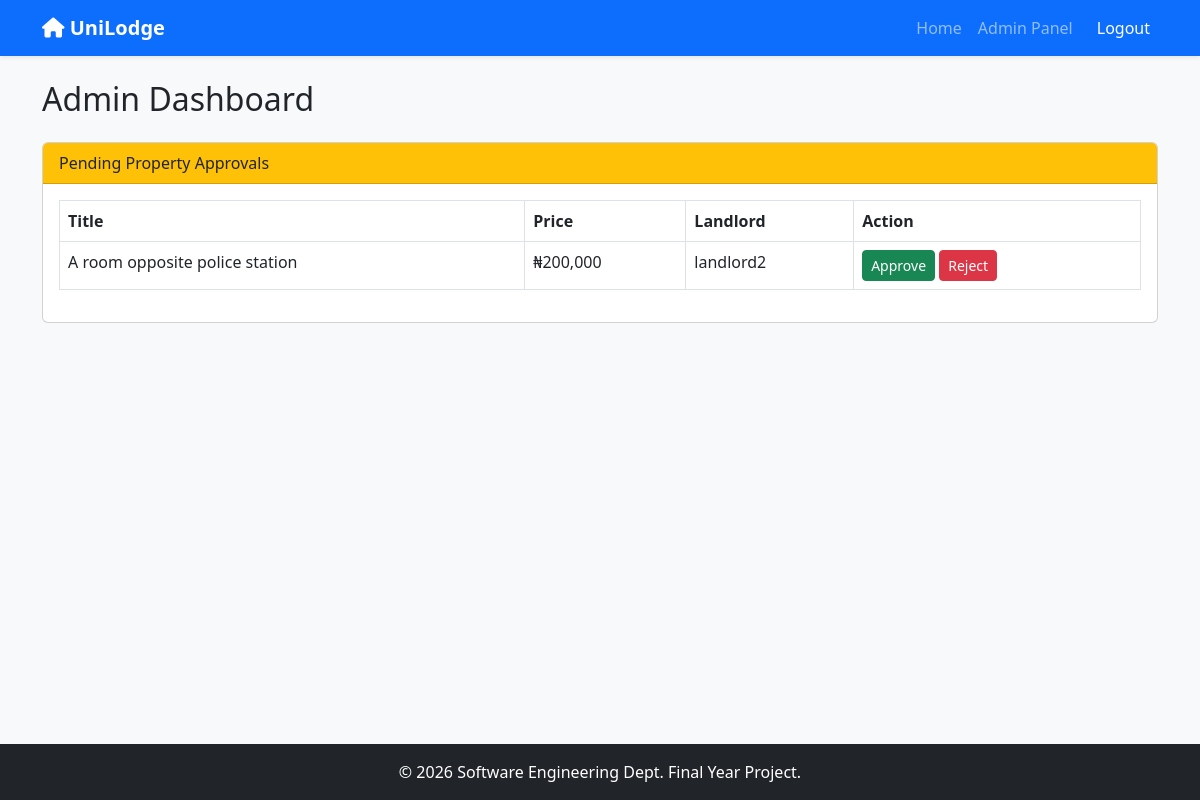
/admin_dashboard.php (signed in), run on an earlier commit of the app's database.
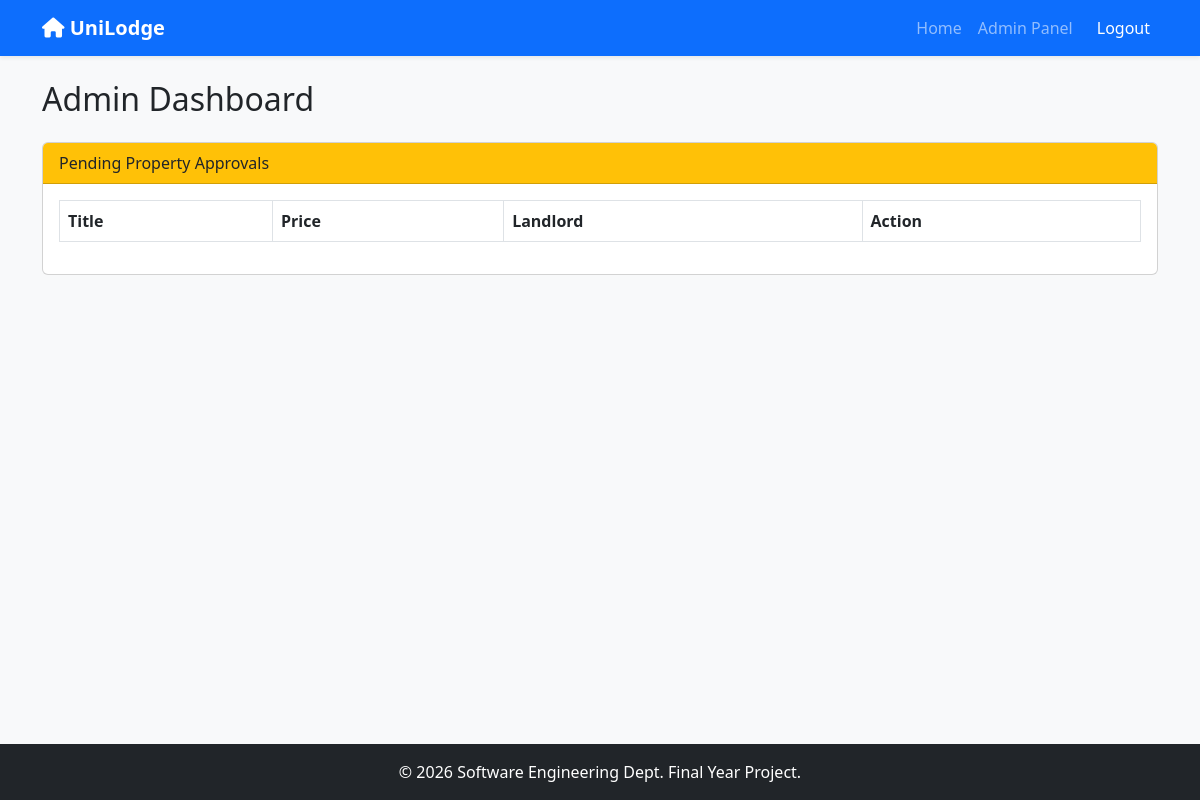
And on a later commit of the database.
### tables this page shows
CREATE TABLE `properties` (
  `property_id` int(11) NOT NULL,
  `landlord_id` int(11) DEFAULT NULL,
  `title` varchar(255) DEFAULT NULL,
  `description` text DEFAULT NULL,
  `address` varchar(255) DEFAULT NULL,
  `price` decimal(10,2) DEFAULT NULL,
  `status` enum('available','taken') DEFAULT 'available',
  `is_approved` tinyint(1) DEFAULT 0,
  `image_url` varchar(255) DEFAULT NULL,
  `created_at` timestamp NOT NULL DEFAULT current_timestamp()
);

CREATE TABLE `users` (
  `user_id` int(11) NOT NULL,
  `full_name` varchar(100) DEFAULT NULL,
  `email` varchar(100) DEFAULT NULL,
  `password` varchar(255) DEFAULT NULL,
  `phone` varchar(15) DEFAULT NULL,
  `role` enum('student','landlord','admin') DEFAULT 'student',
  `created_at` timestamp NOT NULL DEFAULT current_timestamp()
);

### admin_dashboard.php (the view, shortened to what this page needs)
<?php
include 'includes/header.php';
?>
<h2 class="mb-4">Admin Dashboard</h2>
<div class="card mb-4">
    <div class="card-header bg-warning text-dark">Pending Property Approvals</div>
    <div class="card-body">
        <table class="table table-bordered">
            <thead>
                <tr>
                    <th>Title</th>
                    <th>Price</th>
                    <th>Landlord</th>
                    <th>Action</th>
                </tr>
            </thead>
            <tbody>
                <?php
                $sql = "SELECT properties.*, users.full_name FROM properties
                        JOIN users ON properties.landlord_id = users.user_id
                        WHERE is_approved=0";
                $result = $conn->query($sql);
                while($row = $result->fetch_assoc()): ?>
                <tr>
                    <td><?php echo $row['title']; ?></td>
                    <td>₦<?php echo number_format($row['price']); ?></td>
                    <td><?php echo $row['full_name']; ?></td>
                    <td>
                        <a href="?approve=<?php echo $row['property_id']; ?>" class="btn btn-success btn-sm">Approve</a>
                        <a href="?delete=<?php echo $row['property_id']; ?>" class="btn btn-danger btn-sm">Reject</a>
                    </td>
                </tr>
                <?php endwhile; ?>
            </tbody>
        </table>
    </div>
</div>
<?php include 'includes/footer.php'; ?>

What changed in the data, as far as the page shows it:
no longer on this page (row edited): properties: title "A room opposite police station", price "200,000", landlord.full_name "landlord2"
